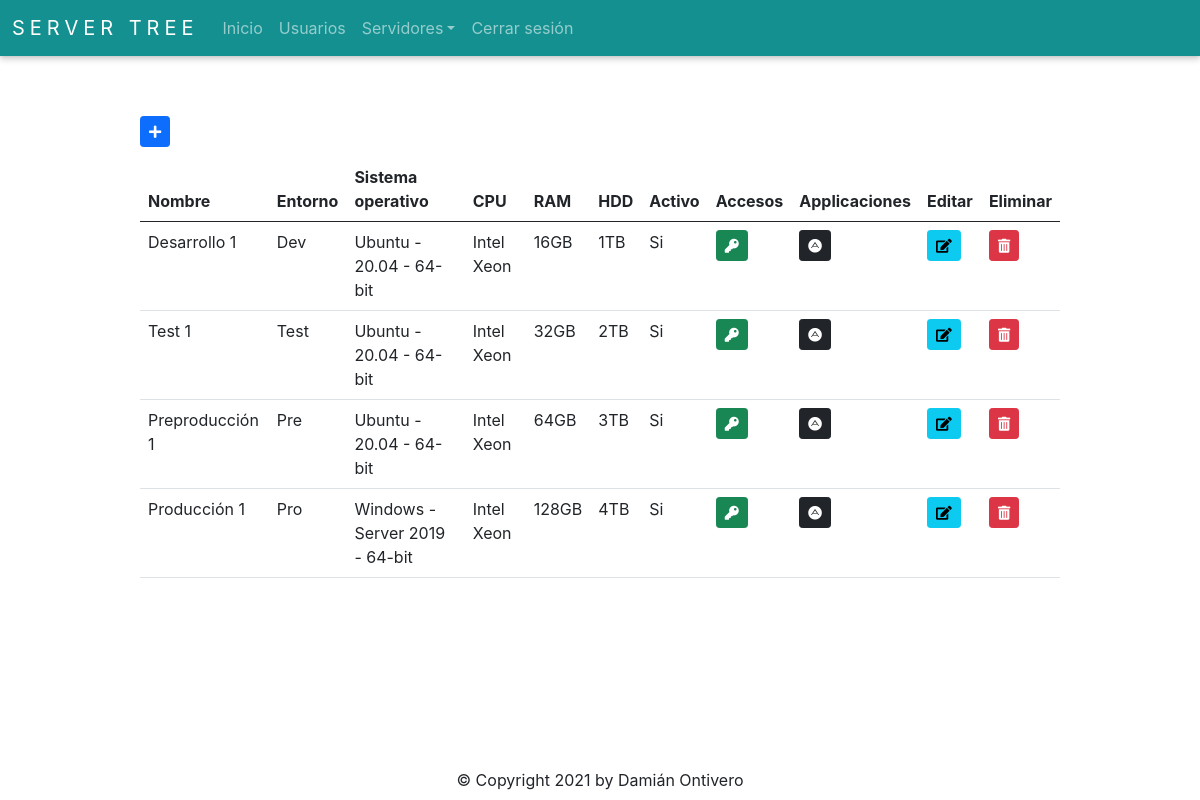
The page /server/get_server_all (signed in) on the database as committed earlier.
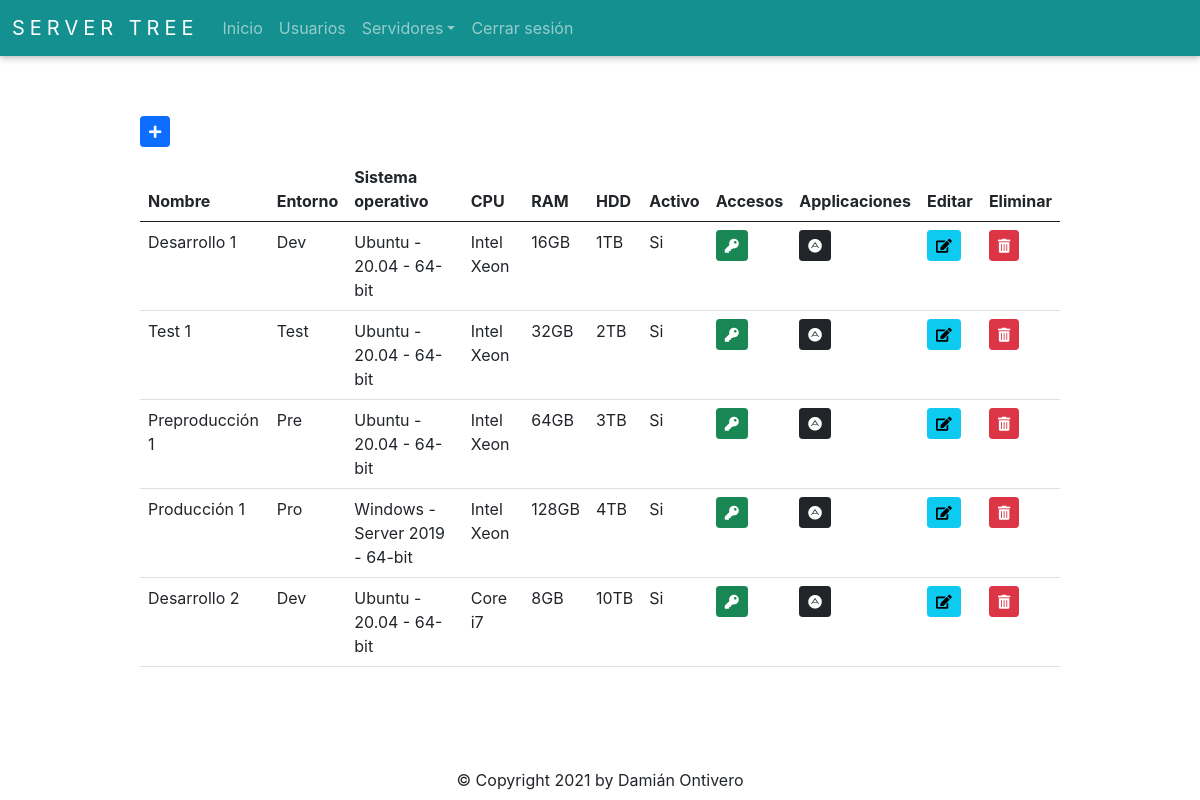
The same page on the database as committed later.
### app/server/models.py (models this page shows, shortened)
class Server(db.Model):
    __tablename__ = 'Servers'
    id = db.Column(db.Integer, autoincrement=True, primary_key=True)
    name = db.Column(db.String(50), nullable=False)
    environment_id = db.Column(db.Integer, db.ForeignKey('Environments.id'), nullable=False)
    operating_system_id = db.Column(db.Integer, db.ForeignKey('OperatingSystems.id'), nullable=False)
    cpu = db.Column(db.String(50), nullable=False)
    ram = db.Column(db.String(50), nullable=False)
    hdd = db.Column(db.String(50), nullable=False)
    is_active = db.Column(db.Boolean)
    @staticmethod
    def get_all():
        return Server.query.all()

class Environment(db.Model):
    __tablename__ = 'Environments'
    id = db.Column(db.Integer, autoincrement=True, primary_key=True)
    name = db.Column(db.String(50), nullable=False)
    @staticmethod
    def get_all():
        return Environment.query.all()

class OperatingSystem(db.Model):
    __tablename__ = 'OperatingSystems'
    id = db.Column(db.Integer, autoincrement=True, primary_key=True)
    name = db.Column(db.String(50), nullable=False)
    version = db.Column(db.String(50), nullable=False)
    architect = db.Column(db.String(6), nullable=False)
    def __repr__(self):
        return '{} - {} - {}'.format(self.name, self.version, self.architect)
    @staticmethod
    def get_all():
        return OperatingSystem.query.all()

### app/server/routes.py (the view)
@server_bp.route('/get_server_all', methods=['GET', 'POST'])
@login_required
def get_server_all():
    data = db.session.query(Server, Environment, OperatingSystem).join(Environment, OperatingSystem).all()
    form = ServerForm()
    access_form = AccessForm()
    app_form = AppForm()
    return render_template('server.html', data=data, form=form, access_form=access_form, app_form=app_form)

### app/auth/models.py (called while the page is built)
    @staticmethod
    def get_by_id(id):
        return User.query.get(id)

### app/auth/routes.py (called while the page is built)
@login_manager.user_loader
def load_user(user_id):
    return User.get_by_id(int(user_id))

### app/server/models.py (called while the page is built)
    @staticmethod
    def get_all():
        return ConnectionType.query.all()

### app/server/templates/server.html (shortened to what this page needs)
{% extends 'base.html' %}
{% import 'bootstrap/wtf.html' as wtf %}
{% block content %}
<div class="buttons">
  {% if current_user.role_id == 1 %}
    <button type="button" id="addButton" class="btn btn-primary btn-sm" data-bs-toggle="modal" data-bs-target="#serverModal"><i class="fas fa-plus"></i></button>
  {% else %}
    <button disabled type="button" id="addButton" class="btn btn-primary" data-bs-toggle="modal" data-bs-target="#serverModal"><i class="fas fa-plus"></i></button>
  {% endif %}
</div>
<table class="table table-hover">
  <thead>
    <tr>
      <th>Nombre</th>
      <th>Entorno</th>
      <th>Sistema operativo</th>
      <th>CPU</th>
      <th>RAM</th>
      <th>HDD</th>
      <th>Activo</th>
      <th>Accesos</th>
      <th>Applicaciones</th>
      <th>Editar</th>
      <th>Eliminar</th>
    </tr>
  </thead>
  <tbody>
    {% for server, env, os in data %}
      <tr>
        <td>{{ server.name }}</td>
        <td>{{ env.name }}</td>
        <td>{{ os.name + ' - ' + os.version + ' - ' + os.architect }}</td>
        <td>{{ server.cpu }}</td>
        <td>{{ server.ram }}</td>
        <td>{{ server.hdd }}</td>
        <td>
          {% if server.is_active == 0 %}
            No
          {% elif server.is_active == 1  %}
            Si
          {% endif %}
        </td>
        {% if current_user.role_id == 1 %}
          <td>
            <button type="button" class="btn btn-success btn-sm" id="accessButton" data-id={{ server.id }} data-bs-toggle="modal" data-bs-target="#accessModal"><i class="fas fa-key"></i></button>
          </td>
          <td>
            <button type="button" class="btn btn-dark btn-sm" id="servicesButton" data-id={{ server.id }} data-bs-toggle="modal" data-bs-target="#appModal"><i class="fab fa-adn"></i></button>
          </td>
          <td>
            <button type="button" class="btn btn-info btn-sm" id="editButton" data-id={{ server.id }} data-bs-toggle="modal" data-bs-target="#serverModal"><i class="fas fa-edit"></i></button>
          </td>
          <td>
            <button type="button" class="btn btn-danger btn-sm" id="deleteButton" data-id={{ server.id }} data-bs-toggle="modal" data-bs-target="#deleteServerModal"><i class="fas fa-trash-alt"></i></button>
          </td>
        {% endif %}
      </tr>
    {% endfor %}
  </tbody>
</table>
{% endblock %}

### app/templates/base.html (shortened to what this page needs)
<!doctype html>
<html>
<head>
  <link rel="stylesheet" href="{{ url_for('static', filename='style.css') }}">
  <link rel="stylesheet" href="https://cdn.jsdelivr.net/npm/bootstrap@5.0.0/dist/css/bootstrap.min.css">
  <link rel="stylesheet" href="https://use.fontawesome.com/releases/v5.6.3/css/all.css">
</head>
<body>
  <nav class="navbar navbar-expand-lg navbar-dark">
      <div class="container-fluid">
        <a class="navbar-brand" href="{{ url_for('index.index') }}">Server Tree</a>
        <div class="collapse navbar-collapse" id="navbarSupportedContent">
          <ul class="navbar-nav me-auto mb-2 mb-lg-0">
              <li class="nav-item">
                <a class="nav-link" href="{{ url_for('index.index') }}">Inicio</a>
              </li>
              <li class="nav-item">
                <a class="nav-link" href="{{ url_for('auth.get_user_all') }}">Usuarios</a>
              </li>
              <li class="nav-item dropdown">
                  <a class="nav-link dropdown-toggle" href="#" id="navbarDropdown" role="button" data-bs-toggle="dropdown" aria-expanded="false">Servidores</a>
              </li>
              <li class="nav-item">
                <a class="nav-link" href="{{ url_for('auth.logout') }}">Cerrar sesión</a>
              </li>
          </ul>
        </div>
      </div>
  </nav>
  <div class="container-base">
    {% block content %}{% endblock %}
  </div>
  <div class="footer">
    &copy; Copyright 2021 by Damián Ontivero
  </div>
</body>
</html>

### app/static/style.css (style rules this page uses)
* { text-decoration: none; font-family: -apple-system, BlinkMacSystemFont, 'Segoe UI', Roboto, Oxygen, Ubuntu, Cantarell, 'Open Sans', 'Helvetica Neue', sans-serif; }
html, body { margin: 0; padding: 0; width: 100%; height: 100%; position: relative; }
.navbar { background-color: #159090; box-shadow: 0 0 0.2rem rgb(0 0 0 / 10%), 0 0.2rem 0.4rem rgb(0 0 0 / 20%); }
.navbar-brand { text-transform: uppercase; letter-spacing: 5px; font-size: large; }
.footer { width: 100%; text-align: center; position: absolute; bottom: 1%; }
.container-base { width: 80%; position: relative; padding: 20px; left: 10%; top: 5%; }
.container-base .buttons { margin-bottom: 10px; }

Rows that differ between the two databases and show on the page:
added Server: name "Desarrollo 2", name "Dev", architect "Ubuntu - 20.04 - 64-bit", cpu "Core i7", ram "8GB", hdd "10TB", is_active "Si"
